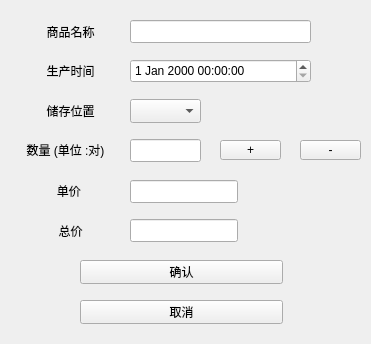
<?xml version="1.0" encoding="UTF-8"?>
<ui version="4.0">
 <class>modsock</class>
 <widget class="QWidget" name="modsock">
  <property name="geometry">
   <rect>
    <x>0</x>
    <y>0</y>
    <width>371</width>
    <height>344</height>
   </rect>
  </property>
  <property name="windowTitle">
   <string>修改</string>
  </property>
  <property name="windowIcon">
   <iconset resource="src.qrc">
    <normaloff>:/socks_icon_1.png</normaloff>:/socks_icon_1.png</iconset>
  </property>
  <widget class="QPushButton" name="btn_exit">
   <property name="geometry">
    <rect>
     <x>80</x>
     <y>300</y>
     <width>203</width>
     <height>24</height>
    </rect>
   </property>
   <property name="text">
    <string>取消</string>
   </property>
  </widget>
  <widget class="QPushButton" name="btn_mod">
   <property name="geometry">
    <rect>
     <x>80</x>
     <y>260</y>
     <width>203</width>
     <height>24</height>
    </rect>
   </property>
   <property name="text">
    <string>确认</string>
   </property>
  </widget>
  <widget class="QLineEdit" name="line_total">
   <property name="geometry">
    <rect>
     <x>130</x>
     <y>219</y>
     <width>108</width>
     <height>23</height>
    </rect>
   </property>
   <property name="alignment">
    <set>Qt::AlignCenter</set>
   </property>
  </widget>
  <widget class="QPushButton" name="btn_plus">
   <property name="geometry">
    <rect>
     <x>220</x>
     <y>140</y>
     <width>61</width>
     <height>20</height>
    </rect>
   </property>
   <property name="text">
    <string>+</string>
   </property>
  </widget>
  <widget class="QLabel" name="label_5">
   <property name="geometry">
    <rect>
     <x>30</x>
     <y>180</y>
     <width>71</width>
     <height>21</height>
    </rect>
   </property>
   <property name="text">
    <string>  单价</string>
   </property>
   <property name="alignment">
    <set>Qt::AlignCenter</set>
   </property>
  </widget>
  <widget class="QLineEdit" name="line_price">
   <property name="geometry">
    <rect>
     <x>130</x>
     <y>180</y>
     <width>108</width>
     <height>23</height>
    </rect>
   </property>
   <property name="alignment">
    <set>Qt::AlignCenter</set>
   </property>
  </widget>
  <widget class="QLabel" name="label_2">
   <property name="geometry">
    <rect>
     <x>40</x>
     <y>60</y>
     <width>61</width>
     <height>21</height>
    </rect>
   </property>
   <property name="text">
    <string>生产时间</string>
   </property>
   <property name="alignment">
    <set>Qt::AlignCenter</set>
   </property>
  </widget>
  <widget class="QLineEdit" name="line_num">
   <property name="geometry">
    <rect>
     <x>130</x>
     <y>139</y>
     <width>71</width>
     <height>23</height>
    </rect>
   </property>
   <property name="alignment">
    <set>Qt::AlignCenter</set>
   </property>
  </widget>
  <widget class="QComboBox" name="combo_position">
   <property name="geometry">
    <rect>
     <x>130</x>
     <y>99</y>
     <width>71</width>
     <height>24</height>
    </rect>
   </property>
   <property name="layoutDirection">
    <enum>Qt::LeftToRight</enum>
   </property>
   <property name="frame">
    <bool>true</bool>
   </property>
  </widget>
  <widget class="QLabel" name="label_6">
   <property name="geometry">
    <rect>
     <x>50</x>
     <y>220</y>
     <width>41</width>
     <height>21</height>
    </rect>
   </property>
   <property name="text">
    <string>总价</string>
   </property>
   <property name="alignment">
    <set>Qt::AlignCenter</set>
   </property>
  </widget>
  <widget class="QLabel" name="label_3">
   <property name="geometry">
    <rect>
     <x>40</x>
     <y>100</y>
     <width>61</width>
     <height>21</height>
    </rect>
   </property>
   <property name="text">
    <string>储存位置</string>
   </property>
   <property name="alignment">
    <set>Qt::AlignCenter</set>
   </property>
  </widget>
  <widget class="QLabel" name="label">
   <property name="geometry">
    <rect>
     <x>40</x>
     <y>22</y>
     <width>61</width>
     <height>20</height>
    </rect>
   </property>
   <property name="layoutDirection">
    <enum>Qt::LeftToRight</enum>
   </property>
   <property name="text">
    <string>商品名称</string>
   </property>
   <property name="alignment">
    <set>Qt::AlignCenter</set>
   </property>
  </widget>
  <widget class="QDateTimeEdit" name="dateTimeEdit">
   <property name="geometry">
    <rect>
     <x>130</x>
     <y>59</y>
     <width>181</width>
     <height>24</height>
    </rect>
   </property>
  </widget>
  <widget class="QLabel" name="label_4">
   <property name="geometry">
    <rect>
     <x>10</x>
     <y>140</y>
     <width>111</width>
     <height>20</height>
    </rect>
   </property>
   <property name="text">
    <string>数量 (单位 :对)</string>
   </property>
   <property name="alignment">
    <set>Qt::AlignCenter</set>
   </property>
  </widget>
  <widget class="QPushButton" name="btn_del">
   <property name="geometry">
    <rect>
     <x>300</x>
     <y>140</y>
     <width>61</width>
     <height>20</height>
    </rect>
   </property>
   <property name="text">
    <string>-</string>
   </property>
  </widget>
  <widget class="QLineEdit" name="line_name">
   <property name="geometry">
    <rect>
     <x>130</x>
     <y>20</y>
     <width>181</width>
     <height>23</height>
    </rect>
   </property>
   <property name="alignment">
    <set>Qt::AlignCenter</set>
   </property>
  </widget>
 </widget>
 <resources>
  <include location="src.qrc"/>
 </resources>
 <connections/>
</ui>
